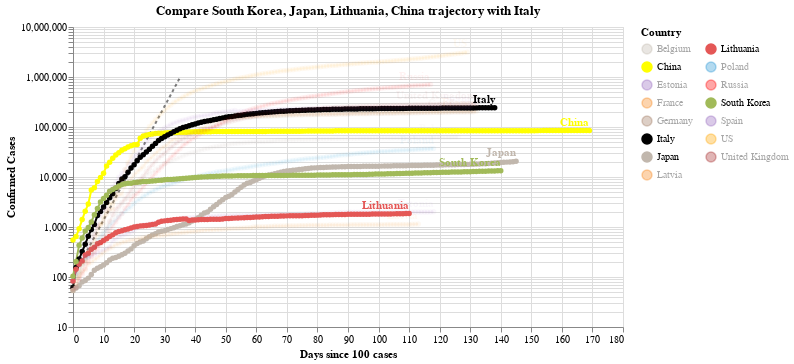

Notebook source saved alongside this figure:
### Code cell
#hide_input
chart3 = make_since_chart(dff2, ['South Korea', 'Japan', 'Lithuania', 'China'], baseline_countries)
chart3

### Figure 1 — Vega-Lite specification as saved in the notebook (floating-point values rounded to 4 significant figures; data arrays with more than 128 entries replaced by an {"elided": "..."} marker saying what was removed)
{"config": {"view": {"continuousWidth": 400, "continuousHeight": 300}}, "layer": [{"data": {"name": "data-628230001892d6798b50651be41d1b3e"}, "mark": {"type": "line", "color": "black", "opacity": 0.5, "strokeDash": [3, 3]}, "encoding": {"x": {"type": "quantitative", "field": "Days since 100 cases"}, "y": {"type": "quantitative", "field": "Confirmed Cases"}}}, {"data": {"name": "data-7a2c85ab9a54b40c822a90f4352783f6"}, "mark": {"type": "line", "point": true}, "encoding": {"color": {"type": "nominal", "field": "Country", "legend": {"columns": 2}, "scale": {"domain": ["Belgium", "China", "Estonia", "France", "Germany", "Italy", "Japan", "Latvia", "Lithuania", "Poland", "Russia", "South Korea", "Spain", "US", "United Kingdom"], "range": ["#C1B7AD", "yellow", "#9467bd", "#F58518", "#9D755D", "black", "#C1B7AD", "#F58518", "#E45756", "#2495D3", "red", "#A1BA59", "#9467bd", "orange", "brown"]}}, "opacity": {"condition": {"value": 1, "selection": "selector001"}, "value": 0.05}, "tooltip": [{"type": "nominal", "field": "Country"}, {"type": "temporal", "field": "Date"}, {"type": "quantitative", "field": "Confirmed Cases"}, {"type": "quantitative", "field": "Days since 100 cases"}], "x": {"type": "quantitative", "field": "Days since 100 cases"}, "y": {"type": "quantitative", "field": "Confirmed Cases", "scale": {"type": "log"}}}, "selection": {"selector001": {"type": "multi", "fields": ["Country"], "bind": "legend", "init": [{"Country": "South Korea"}, {"Country": "Japan"}, {"Country": "Lithuania"}, {"Country": "China"}, {"Country": "Italy"}]}}, "width": 550}, {"data": {"name": "data-7a2c85ab9a54b40c822a90f4352783f6"}, "mark": {"type": "text", "align": "right", "dy": -8, "fontWeight": "bold"}, "encoding": {"color": {"type": "nominal", "field": "Country", "legend": {"columns": 2}, "scale": {"domain": ["Belgium", "China", "Estonia", "France", "Germany", "Italy", "Japan", "Latvia", "Lithuania", "Poland", "Russia", "South Korea", "Spain", "US", "United Kingdom"], "range": ["#C1B7AD", "yellow", "#9467bd", "#F58518", "#9D755D", "black", "#C1B7AD", "#F58518", "#E45756", "#2495D3", "red", "#A1BA59", "#9467bd", "orange", "brown"]}}, "opacity": {"condition": {"value": 1, "selection": "selector001"}, "value": 0.05}, "text": {"type": "nominal", "field": "Country"}, "tooltip": [{"type": "nominal", "field": "Country"}, {"type": "temporal", "field": "Date"}, {"type": "quantitative", "field": "Confirmed Cases"}, {"type": "quantitative", "field": "Days since 100 cases"}], "x": {"type": "quantitative", "field": "Days since 100 cases"}, "y": {"type": "quantitative", "field": "Confirmed Cases", "scale": {"type": "log"}}}, "transform": [{"filter": "(datum['Date'] >= 1594252800000)"}], "width": 550}], "title": "Compare South Korea, Japan, Lithuania, China trajectory with Italy", "$schema": "https://vega.github.io/schema/vega-lite/v4.0.2.json", "datasets": {"data-628230001892d6798b50651be41d1b3e": [{"Days since 100 cases": 0, "Confirmed Cases": 100.0}, {"Days since 100 cases": 1, "Confirmed Cases": 130.0}, {"Days since 100 cases": 2, "Confirmed Cases": 169.0}, {"Days since 100 cases": 3, "Confirmed Cases": 219.7}, {"Days since 100 cases": 4, "Confirmed Cases": 285.6}, {"Days since 100 cases": 5, "Confirmed Cases": 371.3}, {"Days since 100 cases": 6, "Confirmed Cases": 482.7}, {"Days since 100 cases": 7, "Confirmed Cases": 627.5}, {"Days since 100 cases": 8, "Confirmed Cases": 815.7}, {"Days since 100 cases": 9, "Confirmed Cases": 1060.0}, {"Days since 100 cases": 10, "Confirmed Cases": 1379.0}, {"Days since 100 cases": 11, "Confirmed Cases": 1792.0}, {"Days since 100 cases": 12, "Confirmed Cases": 2330.0}, {"Days since 100 cases": 13, "Confirmed Cases": 3029.0}, {"Days since 100 cases": 14, "Confirmed Cases": 3937.0}, {"Days since 100 cases": 15, "Confirmed Cases": 5119.0}, {"Days since 100 cases": 16, "Confirmed Cases": 6654.0}, {"Days since 100 cases": 17, "Confirmed Cases": 8650.0}, {"Days since 100 cases": 18, "Confirmed Cases": 11250.0}, {"Days since 100 cases": 19, "Confirmed Cases": 14620.0}, {"Days since 100 cases": 20, "Confirmed Cases": 19000.0}, {"Days since 100 cases": 21, "Confirmed Cases": 24710.0}, {"Days since 100 cases": 22, "Confirmed Cases": 32120.0}, {"Days since 100 cases": 23, "Confirmed Cases": 41750.0}, {"Days since 100 cases": 24, "Confirmed Cases": 54280.0}, {"Days since 100 cases": 25, "Confirmed Cases": 70560.0}, {"Days since 100 cases": 26, "Confirmed Cases": 91730.0}, {"Days since 100 cases": 27, "Confirmed Cases": 119300.0}, {"Days since 100 cases": 28, "Confirmed Cases": 155000.0}, {"Days since 100 cases": 29, "Confirmed Cases": 201500.0}, {"Days since 100 cases": 30, "Confirmed Cases": 262000.0}, {"Days since 100 cases": 31, "Confirmed Cases": 340600.0}, {"Days since 100 cases": 32, "Confirmed Cases": 442800.0}, {"Days since 100 cases": 33, "Confirmed Cases": 575600.0}, {"Days since 100 cases": 34, "Confirmed Cases": 748300.0}, {"Days since 100 cases": 35, "Confirmed Cases": 972800.0}], "data-7a2c85ab9a54b40c822a90f4352783f6": {"elided": "1963 records"}}}
